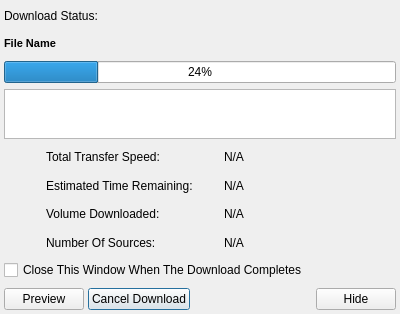
<?xml version="1.0" encoding="UTF-8"?>
<ui version="4.0">
 <class>CDialogDownloadMonitor</class>
 <widget class="QDialog" name="DialogDownloadMonitor">
  <property name="geometry">
   <rect>
    <x>0</x>
    <y>0</y>
    <width>400</width>
    <height>314</height>
   </rect>
  </property>
  <property name="minimumSize">
   <size>
    <width>400</width>
    <height>314</height>
   </size>
  </property>
  <property name="maximumSize">
   <size>
    <width>400</width>
    <height>314</height>
   </size>
  </property>
  <property name="windowTitle">
   <string>Dialog</string>
  </property>
  <property name="autoFillBackground">
   <bool>true</bool>
  </property>
  <layout class="QGridLayout" name="gridLayout_2">
   <property name="margin">
    <number>0</number>
   </property>
   <property name="spacing">
    <number>0</number>
   </property>
   <item row="0" column="0">
    <layout class="QGridLayout" name="gridLayoutBody">
     <property name="margin">
      <number>4</number>
     </property>
     <property name="spacing">
      <number>6</number>
     </property>
     <item row="0" column="0" colspan="3">
      <widget class="QLabel" name="labelStatus">
       <property name="text">
        <string>Download Status:</string>
       </property>
      </widget>
     </item>
     <item row="1" column="0" colspan="3">
      <widget class="QLabel" name="labelFileName">
       <property name="styleSheet">
        <string notr="true"/>
       </property>
       <property name="text">
        <string>&lt;!DOCTYPE HTML PUBLIC &quot;-//W3C//DTD HTML 4.0//EN&quot; &quot;http://www.w3.org/TR/REC-html40/strict.dtd&quot;&gt;
&lt;html&gt;&lt;head&gt;&lt;meta name=&quot;qrichtext&quot; content=&quot;1&quot; /&gt;&lt;style type=&quot;text/css&quot;&gt;
p, li { white-space: pre-wrap; }
&lt;/style&gt;&lt;/head&gt;&lt;body style=&quot; font-family:'MS Shell Dlg 2'; font-size:8.25pt; font-weight:400; font-style:normal;&quot;&gt;
&lt;p style=&quot; margin-top:0px; margin-bottom:0px; margin-left:0px; margin-right:0px; -qt-block-indent:0; text-indent:0px;&quot;&gt;&lt;span style=&quot; font-size:8pt; font-weight:600;&quot;&gt;File Name&lt;/span&gt;&lt;/p&gt;&lt;/body&gt;&lt;/html&gt;</string>
       </property>
      </widget>
     </item>
     <item row="2" column="0" colspan="3">
      <widget class="QProgressBar" name="progressBarStatus">
       <property name="value">
        <number>24</number>
       </property>
      </widget>
     </item>
     <item row="3" column="0" colspan="3">
      <widget class="QGraphicsView" name="graphicsViewGraph">
       <property name="maximumSize">
        <size>
         <width>16777215</width>
         <height>50</height>
        </size>
       </property>
      </widget>
     </item>
     <item row="4" column="1">
      <widget class="QLabel" name="labelTransferSpeedDescription">
       <property name="text">
        <string>Total Transfer Speed:</string>
       </property>
      </widget>
     </item>
     <item row="4" column="2">
      <widget class="QLabel" name="labelTransferSpeed">
       <property name="text">
        <string>N/A</string>
       </property>
      </widget>
     </item>
     <item row="5" column="1">
      <widget class="QLabel" name="labelTimeRemainingDescription">
       <property name="text">
        <string>Estimated Time Remaining:</string>
       </property>
      </widget>
     </item>
     <item row="6" column="1">
      <widget class="QLabel" name="labelVolumeDownloadedDescription">
       <property name="text">
        <string>Volume Downloaded:</string>
       </property>
      </widget>
     </item>
     <item row="7" column="1">
      <widget class="QLabel" name="labelNumberSourcesDescription">
       <property name="text">
        <string>Number Of Sources:</string>
       </property>
      </widget>
     </item>
     <item row="5" column="2">
      <widget class="QLabel" name="labelEstimatedTimeRemaining">
       <property name="text">
        <string>N/A</string>
       </property>
      </widget>
     </item>
     <item row="6" column="2">
      <widget class="QLabel" name="labelVolumeDownloaded">
       <property name="text">
        <string>N/A</string>
       </property>
      </widget>
     </item>
     <item row="7" column="2">
      <widget class="QLabel" name="labelNumberSources">
       <property name="text">
        <string>N/A</string>
       </property>
      </widget>
     </item>
     <item row="8" column="0" colspan="3">
      <widget class="QCheckBox" name="checkBoxCloseWhenComplete">
       <property name="text">
        <string>Close This Window When The Download Completes</string>
       </property>
      </widget>
     </item>
     <item row="4" column="0" rowspan="4">
      <widget class="QLabel" name="labelFileIcon">
       <property name="maximumSize">
        <size>
         <width>36</width>
         <height>16777215</height>
        </size>
       </property>
       <property name="text">
        <string/>
       </property>
       <property name="pixmap">
        <pixmap resource="../Resource.qrc">:/Resource/Quazaa32.png</pixmap>
       </property>
      </widget>
     </item>
    </layout>
   </item>
   <item row="1" column="0">
    <layout class="QGridLayout" name="gridLayoutFooter">
     <property name="margin">
      <number>4</number>
     </property>
     <property name="spacing">
      <number>4</number>
     </property>
     <item row="0" column="1">
      <widget class="QPushButton" name="pushButtonCancelDownload">
       <property name="text">
        <string>Cancel Download</string>
       </property>
       <property name="icon">
        <iconset resource="../Resource.qrc">
         <normaloff>:/Resource/Generic/Cancel.png</normaloff>:/Resource/Generic/Cancel.png</iconset>
       </property>
      </widget>
     </item>
     <item row="0" column="3">
      <widget class="QPushButton" name="pushButtonHide">
       <property name="text">
        <string>Hide</string>
       </property>
       <property name="icon">
        <iconset resource="../Resource.qrc">
         <normaloff>:/Resource/Generic/Remove.png</normaloff>:/Resource/Generic/Remove.png</iconset>
       </property>
      </widget>
     </item>
     <item row="0" column="0">
      <widget class="QPushButton" name="pushButtonPreview">
       <property name="text">
        <string>Preview</string>
       </property>
       <property name="icon">
        <iconset resource="../Resource.qrc">
         <normaloff>:/Resource/Media/PlayMedia.png</normaloff>:/Resource/Media/PlayMedia.png</iconset>
       </property>
      </widget>
     </item>
     <item row="0" column="2">
      <spacer name="horizontalSpacerFooter">
       <property name="orientation">
        <enum>Qt::Horizontal</enum>
       </property>
       <property name="sizeHint" stdset="0">
        <size>
         <width>40</width>
         <height>20</height>
        </size>
       </property>
      </spacer>
     </item>
    </layout>
   </item>
  </layout>
 </widget>
 <resources>
  <include location="../Resource.qrc"/>
 </resources>
 <connections/>
</ui>
